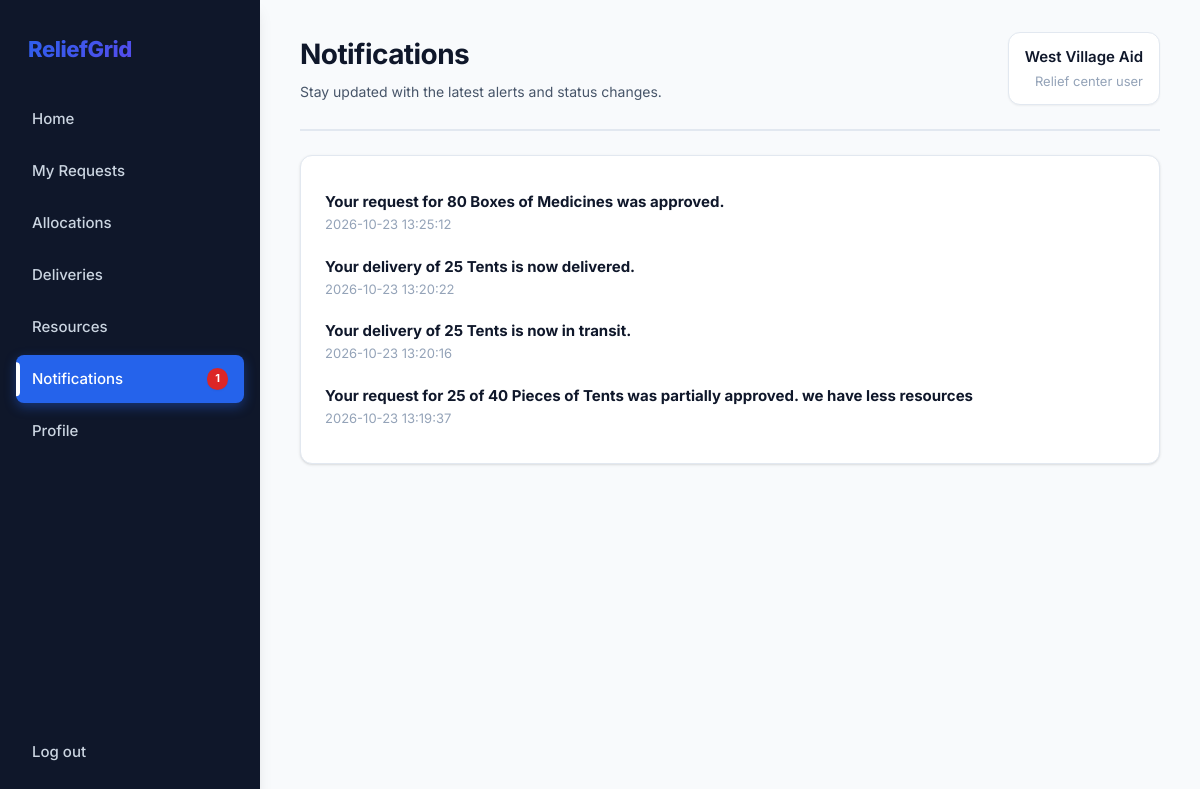
The page /notifications (signed in) on the database as committed earlier.
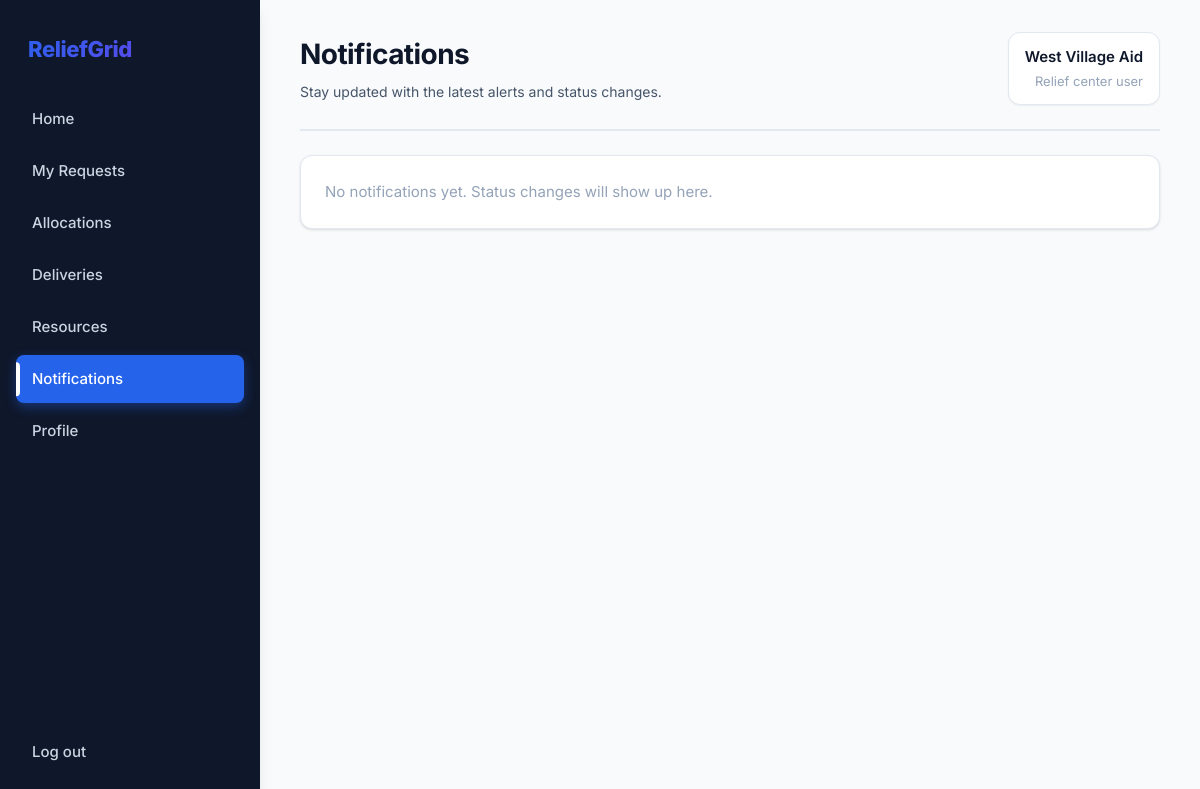
The same page on the database as committed later.
### tables this page shows
CREATE TABLE notifications (
    id INTEGER PRIMARY KEY, user_id INTEGER REFERENCES users(id),  -- NULL = all admins
    kind TEXT NOT NULL DEFAULT 'info', message TEXT NOT NULL,
    is_read INTEGER NOT NULL DEFAULT 0, created_at TEXT DEFAULT CURRENT_TIMESTAMP
);

### app.py (the view)
@app.route("/notifications")
@login_required()
def notifications():
    admin = session["role"] == "admin"
    where, args = ("user_id IS NULL", []) if admin else ("user_id=?", [session["user_id"]])
    rows = q(f"SELECT * FROM notifications WHERE {where} ORDER BY id DESC LIMIT 50", *args)
    db().execute(f"UPDATE notifications SET is_read=1 WHERE {where}", args)
    db().commit()
    return render_template("notifications.html", rows=rows)

### app.py (called while the page is built)
def db():
    return database.get_db()

def q(sql, *args, one=False):
    rows = db().execute(sql, args).fetchall()
    return (rows[0] if rows else None) if one else rows

def login_required(role=None):
    def deco(f):
        @functools.wraps(f)
        def wrapper(*a, **kw):
            if "user_id" not in session:
                return redirect(url_for("login"))
            if role and session["role"] != role:
                flash("You don't have access to that page.", "error")
                return redirect(url_for("home_redirect"))
            return f(*a, **kw)
        return wrapper
    return deco

@app.context_processor
def inject_nav():
    if "user_id" not in session:
        return {}
    admin = session["role"] == "admin"
    unread = q("SELECT COUNT(*) c FROM notifications WHERE is_read=0 AND " + ("user_id IS NULL" if admin else "user_id=?"),
               *([] if admin else [session["user_id"]]), one=True)["c"]
    return {"nav": ADMIN_NAV if admin else USER_NAV, "unread": unread}

### db.py (called while the page is built)
def get_db():
    if "db" not in g:
        g.db = sqlite3.connect(DB_PATH)
        g.db.row_factory = sqlite3.Row
        g.db.execute("PRAGMA foreign_keys = ON")
    return g.db

### templates/notifications.html
{% extends "base.html" %}{% block heading %}Notifications{% endblock %}{% block sub %}Stay updated with the latest alerts and status changes.{% endblock %}
{% block content %}<div class="card">{% for n in rows %}<div style="padding:10px 0;border-bottom:1px solid var(--line)"><strong>{{ n.message }}</strong>
<div class="muted small-text">{{ n.created_at }}</div></div>{% else %}<p class="muted">No notifications yet. Status changes will show up here.</p>{% endfor %}</div>{% endblock %}

Rows that differ between the two databases and show on the page:
removed notifications: message "Your request for 80 Boxes of Medicines was approved.", created_at "2026-10-23 13:25:12"
removed notifications: message "Your delivery of 25 Tents is now delivered.", created_at "2026-10-23 13:20:22"
removed notifications: message "Your delivery of 25 Tents is now in transit.", created_at "2026-10-23 13:20:16"
removed notifications: message "Your request for 25 of 40 Pieces of Tents was partially approved. we have less resources", created_at "2026-10-23 13:19:37"
Other text that changed with them:
new list line: "Notifications"
text now shown: "No notifications yet. Status changes will show up here."
list line gone: "Notifications 1"
